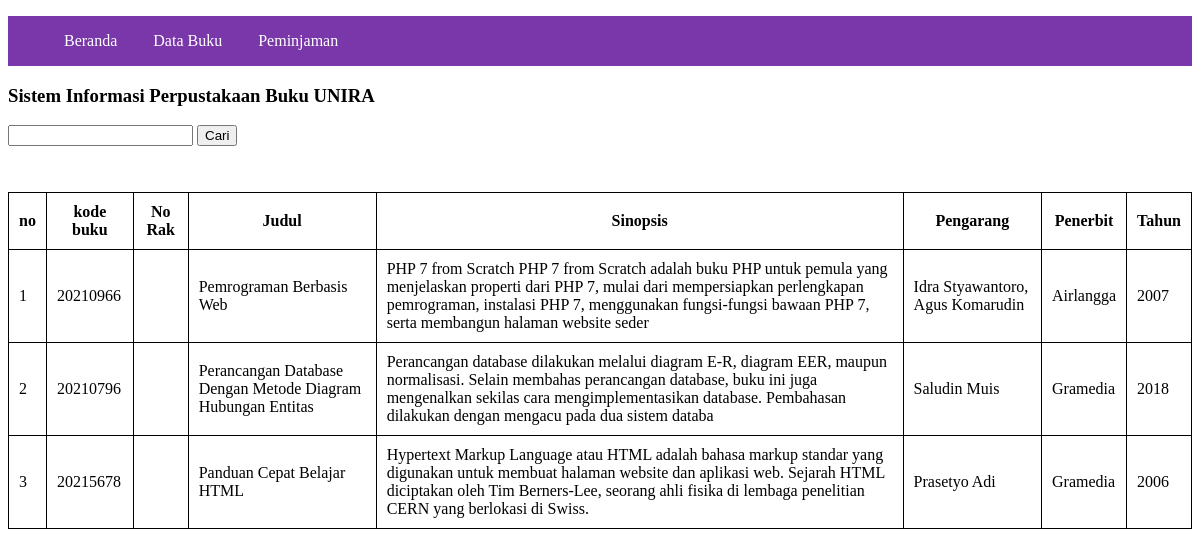
The page / on the database its author committed.
### tables this page shows
CREATE TABLE `buku` (
  `id_buku` int(11) NOT NULL,
  `kode_buku` char(11) NOT NULL,
  `judul` varchar(250) NOT NULL,
  `sinopsis` varchar(250) NOT NULL,
  `pengarang` varchar(250) NOT NULL,
  `penerbit` varchar(50) NOT NULL,
  `tahun` int(4) NOT NULL
);

### index.php (the view, shortened to what this page needs)
<!DOCTYPE html>
<html>
<head>
</head>
<body>
<?php
    include "navbar.php";
    ?>
	<h3>Sistem Informasi Perpustakaan Buku UNIRA</h3>
    <form action="">
    <input type="text" name="keybuku"> <input type="submit" value="Cari">
    </form>
	<br><br>
	<table align="center" border="1">
        <tr>
            <th>no</th>
            <th>kode buku</th>
            <th>No Rak</th>
            <th>Judul</th>
            <th>Sinopsis</th>
            <th>Pengarang</th>
            <th>Penerbit</th>
            <th>Tahun</th>
        </tr>
        <?php
    include 'config/koneksi.php';
    $keybuku =(isset($_GET['keybuku'])) ? $_GET['keybuku'] : '';
    $sql = "select * from buku where judul like '%".$keybuku."%';";
    $hasil = mysqli_query($koneksi, $sql);
    $no = 0;
    while ($data = mysqli_fetch_array($hasil)) {
        $no++;
    ?>
        <tr>
            <td>
                <?php echo $no; ?>
            </td>
            <td>
                <?php echo $data["kode_buku"]; ?>
            </td>
            <td>
            </td>
            <td>
                <?php echo $data["judul"]; ?>
            </td>
            <td>
                <?php echo $data["sinopsis"]; ?>
            </td>
            <td>
                <?php echo $data["pengarang"]; ?>
            </td>
            <td>
                <?php echo $data["penerbit"]; ?>
            </td>
            <td>
                <?php echo $data["tahun"]; ?>
            </td>
        </tr>
        <?php
    }
    ?>
    </table>
</body>
</html>

### navbar.php (style rules this page uses)
table { margin-top: 10px; border-collapse: collapse; }
table th { padding:10px; border:1px solid black; }
table td { padding:10px; border:1px solid black; }

### rows shown on the page
buku: kode_buku "20210966", judul "Pemrograman Berbasis Web", sinopsis "PHP 7 from Scratch PHP 7 from Scratch adalah buku PHP untuk pemula yang menjelaskan properti dari PHP 7, mulai dari mempersiapkan perlengkapan pemrograman, instalasi PHP 7, menggunakan fungsi-fungsi bawaan PHP 7, serta membangun halaman website seder", pengarang "Idra Styawantoro, Agus Komarudin", penerbit "Airlangga", tahun "2007"
buku: kode_buku "20210796", judul "Perancangan Database Dengan Metode Diagram Hubungan Entitas", sinopsis "Perancangan database dilakukan melalui diagram E-R, diagram EER, maupun normalisasi. Selain membahas perancangan database, buku ini juga mengenalkan sekilas cara mengimplementasikan database. Pembahasan dilakukan dengan mengacu pada dua sistem databa", pengarang "Saludin Muis", penerbit "Gramedia", tahun "2018"
buku: kode_buku "20215678", judul "Panduan Cepat Belajar HTML", sinopsis "Hypertext Markup Language atau HTML adalah bahasa markup standar yang digunakan untuk membuat halaman website dan aplikasi web. Sejarah HTML diciptakan oleh Tim Berners-Lee, seorang ahli fisika di lembaga penelitian CERN yang berlokasi di Swiss.", pengarang "Prasetyo Adi", penerbit "Gramedia", tahun "2006"
